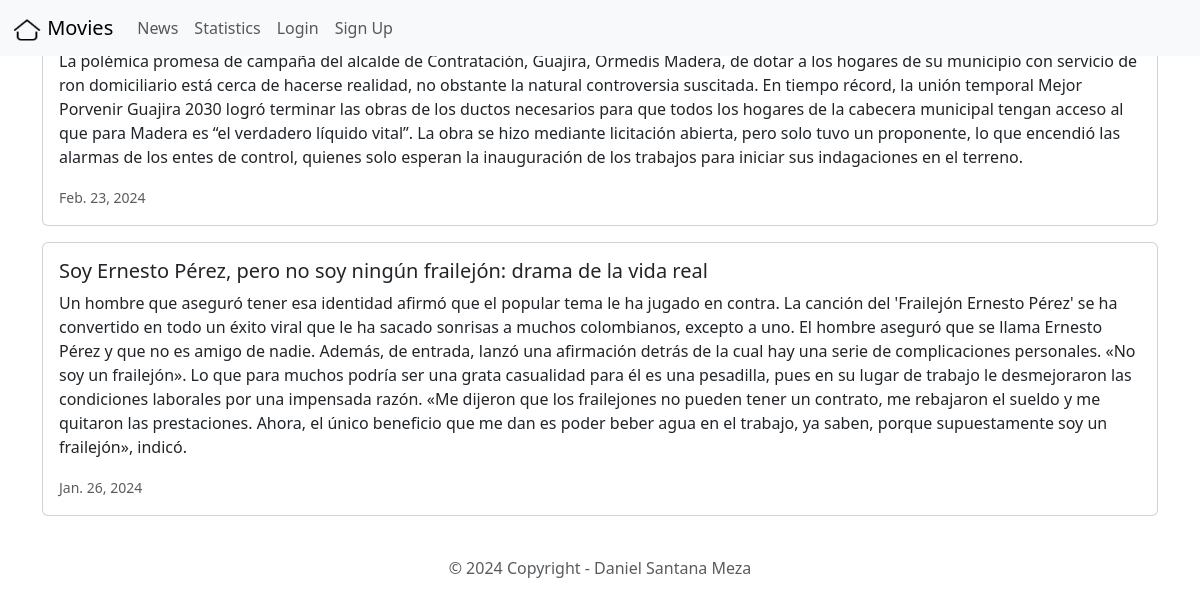
Page /news/ on the committed database.
### news/models.py (models this page shows, shortened)
class News(models.Model):
    headline = models.CharField(max_length=200)
    body = models.TextField()
    date = models.DateField()

### news/views.py (the view)
# urls.py: path("news/", include("news.urls")),
def news(request):
    newss = News.objects.all().order_by("-date")
    return render(request, "news.html", {"newss": newss})

### news/templates/news.html
{% extends 'base.html' %}
{% block content %}
<body>
    {% for news in newss %}
    <div class="card mb-3">
        <div class="row g-0">
            <div>
                <div class="card-body">
                    <h5 class="card-title">{{ news.headline }}</h5>
                    <p class="card-text">{{ news.body }}</p>
                    <p class="card-text"><small class="text-muted">{{ news.date }}</small></p>
                </div>
            </div>
        </div>
    </div>
    {% endfor %}
</body>
{% endblock content %}

### rows in the picture
News: body "La polémica promesa de campaña del alcalde de Contratación, Guajira, Ormedis Madera, de dotar a los hogares de su municipio con servicio de ron domiciliario está cerca de hacerse realidad, no obstante la natural controversia suscitada. En tiempo récord, la unión temporal Mejor Porvenir Guajira 2030 logró terminar las obras de los ductos necesarios para que todos los hogares de la cabecera municipal tengan acceso al que para Madera es “el verdadero líquido vital”. La obra se hizo mediante licitación abierta, pero solo tuvo un proponente, lo que encendió las alarmas de los entes de control, quienes solo esperan la inauguración de los trabajos para iniciar sus indagaciones en el terreno.", date "Feb. 23, 2024"
News: headline "Soy Ernesto Pérez, pero no soy ningún frailejón: drama de la vida real", body "Un hombre que aseguró tener esa identidad afirmó que el popular tema le ha jugado en contra. La canción del 'Frailejón Ernesto Pérez' se ha convertido en todo un éxito viral que le ha sacado sonrisas a muchos colombianos, excepto a uno. El hombre aseguró que se llama Ernesto Pérez y que no es amigo de nadie. Además, de entrada, lanzó una afirmación detrás de la cual hay una serie de complicaciones personales. «No soy un frailejón». Lo que para muchos podría ser una grata casualidad para él es una pesadilla, pues en su lugar de trabajo le desmejoraron las condiciones laborales por una impensada razón. «Me dijeron que los frailejones no pueden tener un contrato, me rebajaron el sueldo y me…", date "Jan. 26, 2024"
